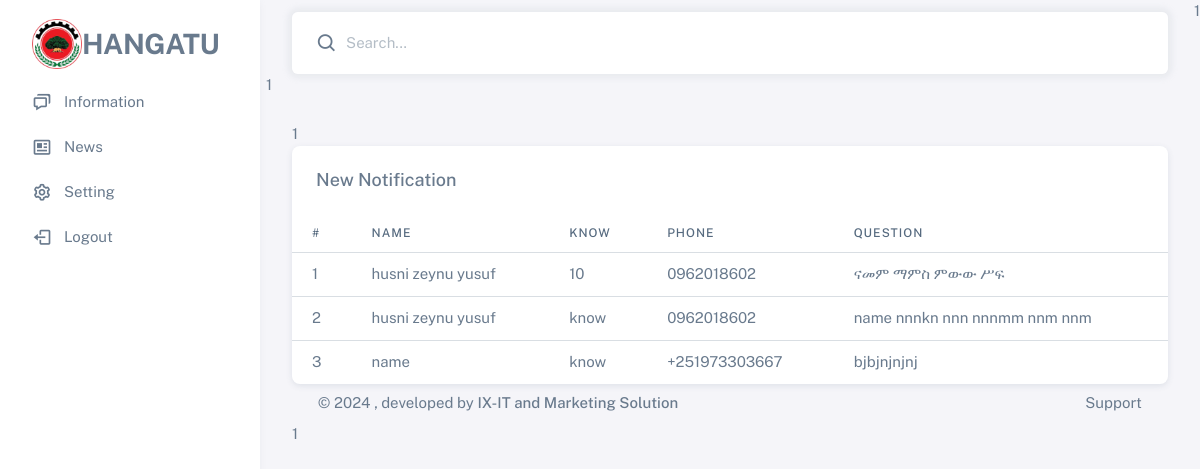
The page /dashboard/ (signed in) on the database its author committed.
### tables this page shows
CREATE TABLE `contact` (
  `cid` int(11) NOT NULL,
  `name` varchar(50) NOT NULL,
  `now` varchar(255) NOT NULL,
  `question` longtext NOT NULL,
  `phone` varchar(15) NOT NULL,
  `ntype` varchar(255) NOT NULL
);

### dashboard/index.php (the view, shortened to what this page needs)
<?=
include('header.php');
?>
<div class="card">
  <h5 class="card-header">New Notification</h5>
  <div class="table-responsive text-nowrap">
    <table class="table">
      <thead>
        <tr>
          <th>#</th>
          <th>Name</th>
          <th>know</th>
          <th>Phone</th>
          <th>Question</th>
        </tr>
      </thead>
      <tbody class="table-border-bottom-0">
        <?php
        $stm = $db->prepare("SELECT * FROM contact ORDER BY cid DESC");
        $stm->execute();
        $result = $stm->fetchAll();
        foreach ($result as $key => $row) {
          $name = $row['name'];
          $know = $row['now'];
          $phone = $row['phone'];
          $question = $row['question'];
        ?>
          <tr>
            <td>
              <?= ++$key ?>
            </td>
            <td>
              <?= $name ?>
            </td>
            <td>
              <?= $know ?>
            </td>
            <td>
              <?= $phone ?>
            </td>
            <td>
              <?= $question ?>
            </td>
          </tr>
        <?php
        }
        ?>
      </tbody>
    </table>
  </div>
</div>
<?=
include('superFooter.php');
?>

### dashboard/header.php (shortened to what this page needs)
<!DOCTYPE html>
<html lang="en" class="light-style layout-menu-fixed layout-compact" dir="ltr" data-theme="theme-default" data-assets-path="../assets/assets/" data-template="vertical-menu-template-free">
<head>
  <link rel="stylesheet" href="../assets/assets/vendor/fonts/boxicons.css" />
  <link rel="stylesheet" href="../assets/assets/vendor/css/core.css" class="template-customizer-core-css" />
  <link rel="stylesheet" href="../assets/assets/vendor/css/theme-default.css" class="template-customizer-theme-css" />
  <link rel="stylesheet" href="../assets/assets/css/demo.css" />
  <link rel="stylesheet" href="../assets/assets/vendor/libs/perfect-scrollbar/perfect-scrollbar.css" />
  <link rel="stylesheet" href="../assets/assets/vendor/libs/apex-charts/apex-charts.css" />
</head>
<body>
  <div class="layout-wrapper layout-content-navbar">
    <div class="layout-container">
      <?=
        include('sidebar.php');
        ?>
      <div class="layout-page">
        <?=
        include('Navbar.php');
        ?>
        <div class="content-wrapper">
          <div class="container-xxl flex-grow-1 container-p-y">

### dashboard/sidebar.php (shortened to what this page needs)
<aside id="layout-menu" class="layout-menu menu-vertical menu bg-menu-theme">
        <div class="app-brand demo">
          <a href="index.php" class="app-brand-link">
            <div class="app-brand-logo demo">
              <img src="../assets/images/download__2_-removebg-preview-142x142.png" alt="" width="50">
            </div>
            <span class="app-brand-text demo text-body fw-bold" style="text-transform: uppercase;">Hangatu</span>
          </a>
        </div>
        <ul class="menu-inner py-1">
          <li class="menu-item">
            <a href="index.php"  class="menu-link">
              <i class="menu-icon tf-icons bx bx-chat"></i>
              <div data-i18n="Chat">Information</div>
            </a>
          </li>
          <li class="menu-item">
            <a href="news.php" class="menu-link">
              <i class="menu-icon tf-icons bx bx-news"></i>
              <div data-i18n="Email">News</div>
            </a>
          </li>
          <li class="menu-item">
            <a href="setting.php" class="menu-link">
              <i class="menu-icon tf-icons bx bx-cog"></i>
              <div data-i18n="Email">Setting</div>
            </a>
          </li>
          <li class="menu-item">
            <a href="../backend/logout.php" class="menu-link">
              <i class="menu-icon tf-icons bx bx-log-out"></i>
              <div data-i18n="Email">Logout</div>
            </a>
          </li>
        </ul>
      </aside>

### dashboard/Navbar.php (shortened to what this page needs)
<nav class="layout-navbar container-xxl navbar navbar-expand-xl navbar-detached align-items-center bg-navbar-theme" id="layout-navbar">
          <div class="navbar-nav-right d-flex align-items-center" id="navbar-collapse">
            <div class="navbar-nav align-items-center">
              <div class="nav-item d-flex align-items-center">
                <i class="bx bx-search fs-4 lh-0"></i>
                <input type="text" class="form-control border-0 shadow-none ps-1 ps-sm-2" placeholder="Search..." aria-label="Search..." />
              </div>
            </div>
          </div>
        </nav>

### dashboard/superFooter.php (shortened to what this page needs)
  <?=
        include('footer.php');
        ?>
        </div>
      </div>
    </div>
  </div>
</body>
</html>

### dashboard/Footer.php (shortened to what this page needs)
<footer class="content-footer footer bg-footer-theme">
    <div class="container-xxl d-flex flex-wrap justify-content-between py-2 flex-md-row flex-column">
        <div class="mb-2 mb-md-0">
            ©
            , developed by
            <a href="https://themeselection.com" target="_blank" class="footer-link fw-medium">IX-IT and Marketing Solution</a>
        </div>
        <div class="d-none d-lg-inline-block">
            <a href="https://github.com/themeselection/sneat-html-admin-template-free/issues" target="_blank" class="footer-link">Support</a>
        </div>
    </div>
</footer>

### assets/assets/css/demo.css (style rules this page uses)
.menu .app-brand.demo { height: 64px; margin-top: 12px; }
.app-brand-text.demo { font-size: 1.75rem; letter-spacing: -0.5px; text-transform: lowercase; }

### rows shown on the page
contact: name "husni zeynu yusuf", now "10", phone "0962018602", question "ናመም ማምስ ምውው ሥፍ"
contact: name "husni zeynu yusuf", now "know", phone "0962018602", question "name nnnkn nnn nnnmm nnm nnm"
contact: name "name", now "know", phone "+251973303667", question "bjbjnjnjnj"

### other values the page prints
include('Navbar.php') "1"
include('header.php') "1"
include('footer.php') "1"
